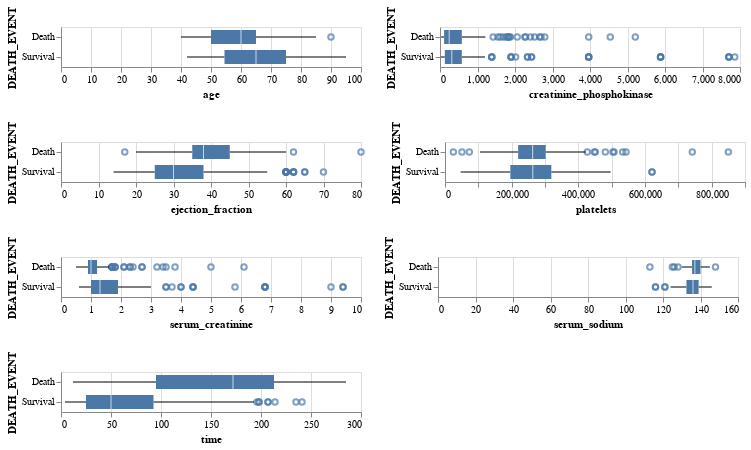

The cell this chart's notebook holds for it:
### Code cell
box1 = alt.Chart(new_df).mark_boxplot().encode(x=alt.X(alt.repeat("column"),type='quantitative'),y=alt.Y("DEATH_EVENT",type='nominal')).repeat(column=quantitative_columns[:2])
box2 = alt.Chart(new_df).mark_boxplot().encode(x=alt.X(alt.repeat("column"),type='quantitative'),y=alt.Y("DEATH_EVENT",type='nominal')).repeat(column=quantitative_columns[2:4])
box3 = alt.Chart(new_df).mark_boxplot().encode(x=alt.X(alt.repeat("column"),type='quantitative'),y=alt.Y("DEATH_EVENT",type='nominal')).repeat(column=quantitative_columns[4:6])
box4 = alt.Chart(new_df).mark_boxplot().encode(x=alt.X(alt.repeat("column"),type='quantitative'),y=alt.Y("DEATH_EVENT",type='nominal')).repeat(column=quantitative_columns[6:])

box1 & box2 & box3 & box4

### Figure 1 — Vega-Lite specification as saved in the notebook (floating-point values rounded to 4 significant figures; data arrays with more than 128 entries replaced by an {"elided": "..."} marker saying what was removed)
{"config": {"view": {"continuousWidth": 300, "continuousHeight": 300}}, "vconcat": [{"repeat": {"column": ["age", "creatinine_phosphokinase"]}, "spec": {"data": {"name": "data-b3c9b83913928520c0cb6c97ddf2e256"}, "mark": {"type": "boxplot"}, "encoding": {"x": {"field": {"repeat": "column"}, "type": "quantitative"}, "y": {"field": "DEATH_EVENT", "type": "nominal"}}}}, {"repeat": {"column": ["ejection_fraction", "platelets"]}, "spec": {"data": {"name": "data-b3c9b83913928520c0cb6c97ddf2e256"}, "mark": {"type": "boxplot"}, "encoding": {"x": {"field": {"repeat": "column"}, "type": "quantitative"}, "y": {"field": "DEATH_EVENT", "type": "nominal"}}}}, {"repeat": {"column": ["serum_creatinine", "serum_sodium"]}, "spec": {"data": {"name": "data-b3c9b83913928520c0cb6c97ddf2e256"}, "mark": {"type": "boxplot"}, "encoding": {"x": {"field": {"repeat": "column"}, "type": "quantitative"}, "y": {"field": "DEATH_EVENT", "type": "nominal"}}}}, {"repeat": {"column": ["time"]}, "spec": {"data": {"name": "data-b3c9b83913928520c0cb6c97ddf2e256"}, "mark": {"type": "boxplot"}, "encoding": {"x": {"field": {"repeat": "column"}, "type": "quantitative"}, "y": {"field": "DEATH_EVENT", "type": "nominal"}}}}], "$schema": "https://vega.github.io/schema/vega-lite/v5.8.0.json", "datasets": {"data-b3c9b83913928520c0cb6c97ddf2e256": {"elided": "406 records"}}}
